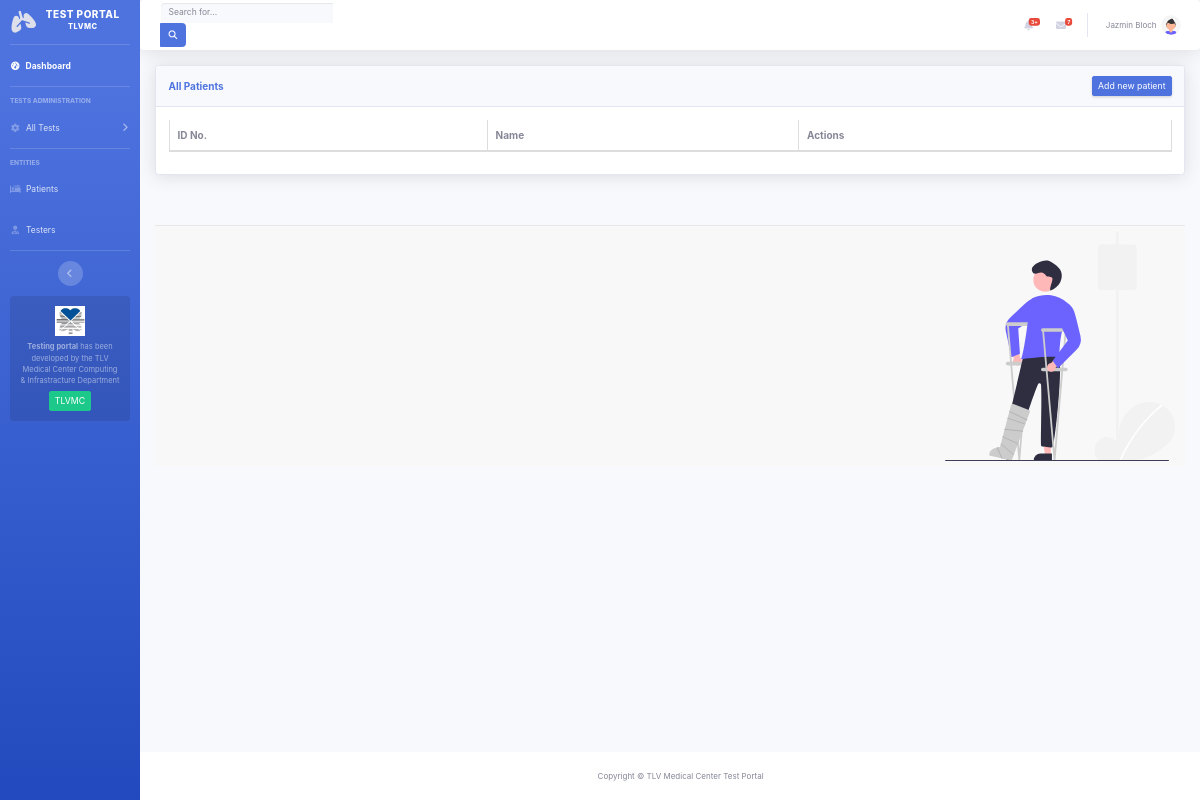
Before: /Beryllium/patients with the older database file.
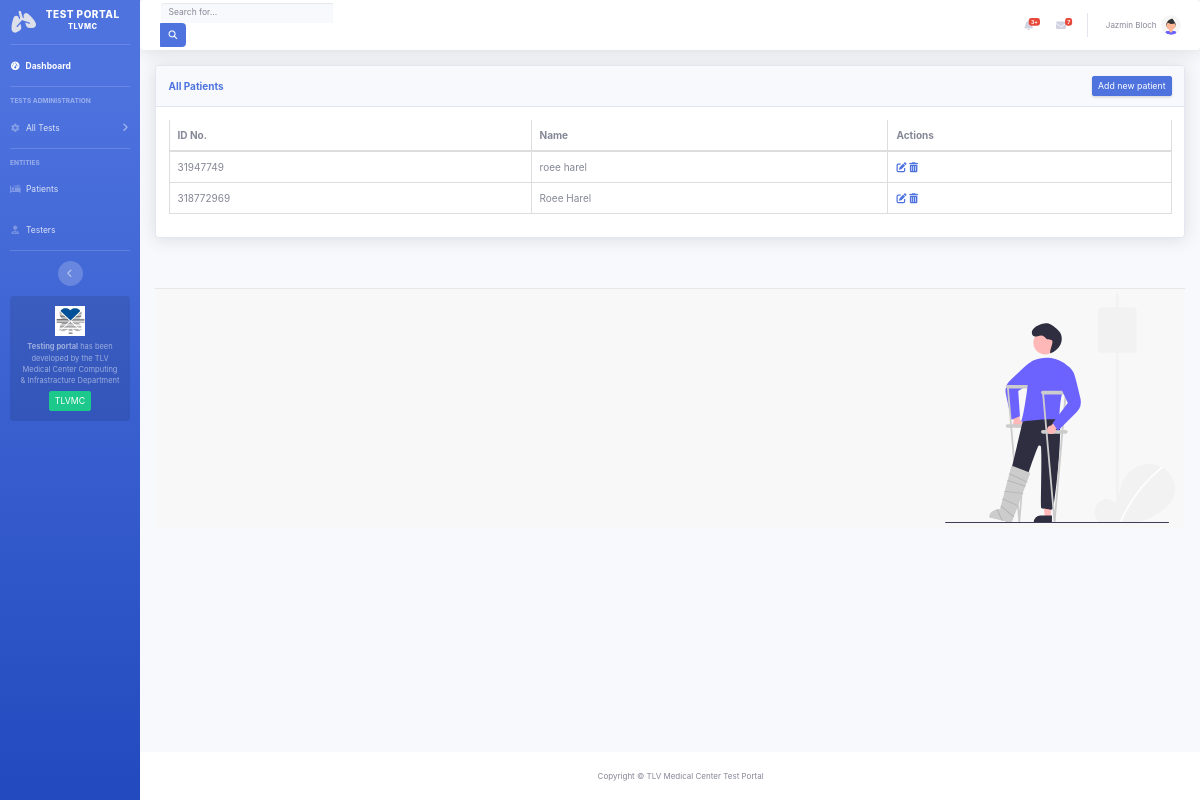
After: the same page with the newer database file.
### Beryllium/models.py (models this page shows)
class Patient (models.Model):
    id = models.CharField(max_length=12, primary_key=True)
    first_name = models.CharField(max_length=200)
    last_name = models.CharField(max_length=200)
    def __str__(self):
        return self.first_name + " " + self.last_name

### Beryllium/views.py (the view)
# urls.py: path('Beryllium/patients', patientsView),
def patientsView(request):
    template = "Beryllium/patients.html"
    context = {'patients':Patient.objects.all()}
    return render(request,template,context)

### Beryllium/templates/Beryllium/patients.html (shortened to what this page needs)
{% extends "../base_site.html" %}
    {%load static%}
    {% load crispy_forms_tags %}
{%block imports%}
<link href="{%static 'node_modules/datatables/dataTables.bootstrap4.min.css'%}" rel="stylesheet">
{%endblock%}
{%block content%}
<div class="row">
    <div class="col">
        <div class="card shadow mb-4">
            <div
            class="card-header py-3 d-flex flex-row align-items-center justify-content-between">
            <h6 class="m-0 font-weight-bold text-primary">All Patients</h6>
            <button class="d-none d-sm-inline-block btn btn-sm btn-primary shadow-sm">Add new patient</button>
            </div>
            <div class="card-body">
                <div class="table-responsive">
                        <table id="patients" class="table table-bordered">
                            <thead>
                            <tr>
                            <th>ID No.</th><th>Name</th><th>Actions</th>
                            </tr>
                            </thead>
                            <tbody>
                                {%for p in patients%}
                                <tr>
                                    <td>{{p.id}}</td><td>{{p}}</td><td><a class="edit" title="Edit" data-toggle="tooltip"><i class="fas fa-edit"></i></a>
                                        <a class="delete" title="Delete" data-toggle="tooltip"><i class="fas fa-trash-alt"></i></a></td>
                                </tr>
                                {%endfor%}
                            </tbody>
                        </table>
                </div>
            </div>
        </div>
    </div>
</div>
<br>
<footer class="sticky-footer ">
    <div class="navbar navbar-default navbar-fixed-bottom">
        <ul class="navbar-nav ml-auto">
        <img src="{%static 'vectors/undrawPatients.svg'%}" width="230px"alt="">
        </ul>
    </div>
</footer>
{%endblock%}

Changed rows visible on the page:
added Patient: id "31947749", first_name+last_name "roee harel"
added Patient: id "318772969", first_name+last_name "Roee Harel"
